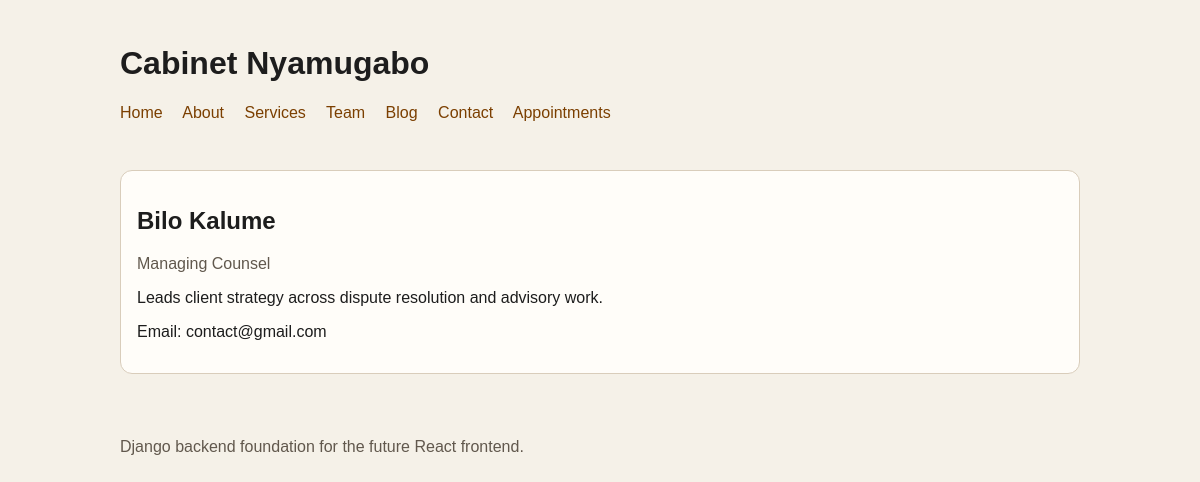
The page /team/nyamugabo-kalume/ on the database its author committed.
### team/models.py (models this page shows, shortened)
class TeamMember(models.Model):
    first_name = models.CharField(max_length=100)
    last_name = models.CharField(max_length=100)
    slug = models.SlugField(max_length=220, unique=True, blank=True)
    role = models.CharField(max_length=150)
    bio = models.TextField()
    email = models.EmailField(blank=True)
    phone = models.CharField(max_length=30, blank=True)
    linkedin_url = models.URLField(blank=True)
    photo = models.ImageField(upload_to=get_upload_team_images_file_name)
    is_active = models.BooleanField(default=True)
    order = models.PositiveIntegerField(default=0)
    created_at = models.DateTimeField(auto_now_add=True)
    updated_at = models.DateTimeField(auto_now=True)
    class Meta:
        ordering = ["order", "last_name", "first_name"]
    @property
    def full_name(self):
        return f"{self.first_name} {self.last_name}".strip()

### team/views.py (the view)
# urls.py: path("<slug:slug>/", TeamMemberDetailView.as_view(), name="detail"),
class TeamMemberDetailView(DetailView):
    model = TeamMember
    template_name = "team/member_detail.html"
    context_object_name = "member"

### templates/team/member_detail.html (shortened to what this page needs)
{% extends "base.html" %}
{% block content %}
<article class="card">
    <h2>{{ member.full_name }}</h2>
    <p class="muted">{{ member.role }}</p>
    <p>{{ member.bio }}</p>
    {% if member.email %}<p>Email: {{ member.email }}</p>{% endif %}
</article>
{% endblock %}

### templates/base.html (style rules this page uses)
body { font-family: Arial, sans-serif; margin: 0; background: #f5f1e8; color: #1d1d1d; }
.card { background: #fffdf9; border: 1px solid #d9cdbb; border-radius: 12px; padding: 1rem; }
.muted { color: #61584d; }

### rows shown on the page
TeamMember: full_name "Bilo Kalume", role "Managing Counsel", bio "Leads client strategy across dispute resolution and advisory work.", email "contact@gmail.com"
